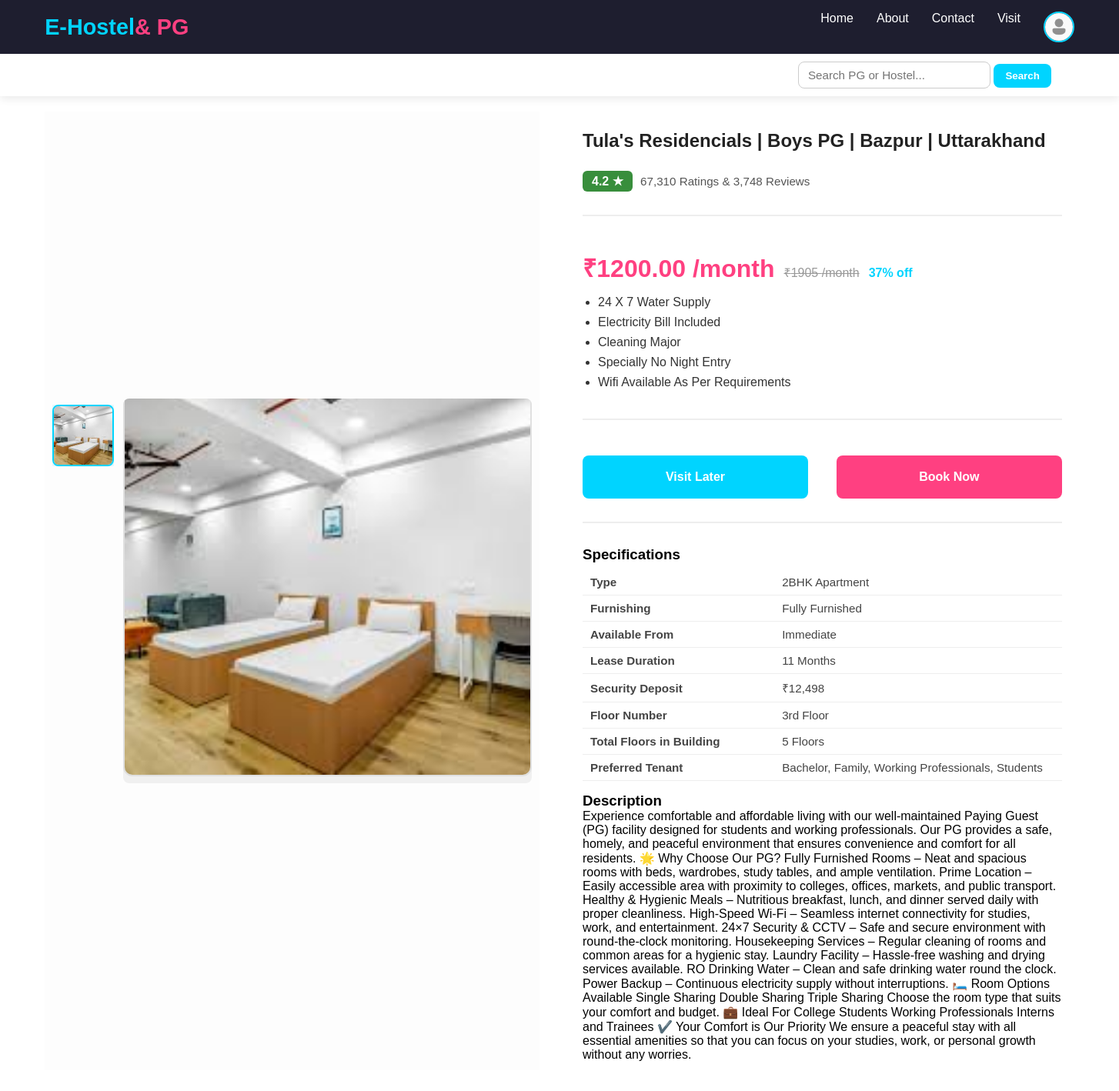
The page /pgs/tulas-residencials-boys-pg/ (signed in) on the database as committed earlier.
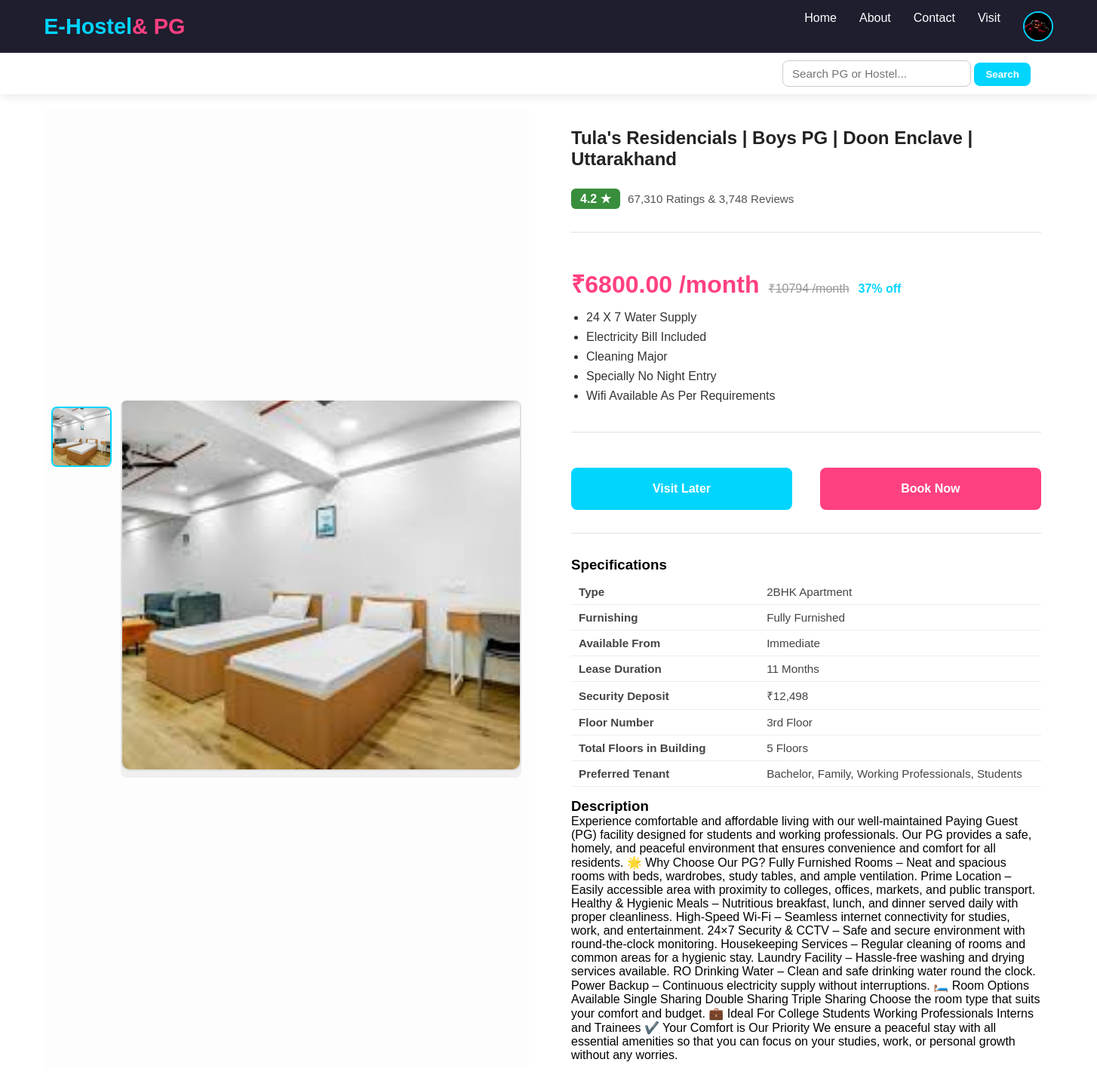
The same page on the database as committed later.
### pgs/models.py (models this page shows, shortened)
class PgListing(models.Model):
    owner = models.ForeignKey(Users, on_delete=models.CASCADE)
    title = models.CharField(max_length=100)
    slug = models.SlugField(max_length=200,unique=True)
    description = models.TextField()
    address = models.CharField(max_length=255)
    city = models.CharField(max_length=100)
    state = models.CharField(max_length=100)
    pin_code = models.CharField(max_length=10)
    price_per_month = models.DecimalField(max_digits=10, decimal_places=2)
    available_from = models.DateField(auto_now_add=False)
    is_available = models.BooleanField(default=True)
    type_of_pg = models.CharField(max_length=20,blank=True,null=True, choices=[
        ('boys','Boys'),
        ('girls','Girls'),
        ('coed','Coed'),
        ('family','Family')
    ])
    amenities = models.TextField(help_text="Comma-separated list of amenities", blank=True, null=True)
    sharing_type = models.CharField(max_length=20, choices=[
        ('single','Single'),
        ('double','Double'),
        ('triple','Triple'),
        ('quad','Quad'),
    ])
    created_at = models.DateTimeField(auto_now_add=True)
    updated_at = models.DateTimeField(auto_now=True)

### users/models.py (models this page shows, shortened)
class MyUser(AbstractBaseUser):
    email = models.EmailField(
        verbose_name="Email Address",
        max_length=255,
        unique=True,
    )
    username = models.CharField(max_length=50,unique=True)
    first_name = models.CharField(max_length=50)
    last_name = models.CharField(max_length=50)
    gender = models.CharField(max_length=30,blank=True,null=True, choices=[
        ('male','Male'),
        ('female','Female'),
    ])
    date_of_birth = models.DateField(blank=True, null=True)
    phone =  models.CharField(max_length=15,unique=True )
    profile_image = models.ImageField(upload_to='profile_images/', blank=True, null=True)
    is_owner = models.BooleanField(default=False)
    aadhar_card = models.CharField(max_length=20, unique=True, blank=True, null=True)
    address = models.TextField(blank=True, null=True)
    city = models.CharField(max_length=100, blank=True, null=True)
    state = models.CharField(max_length=100, blank=True, null=True)
    pin_code = models.CharField(max_length=10, blank=True, null=True)
    date_joined = models.DateTimeField(auto_now_add=True,blank=True)
    last_login = models.DateTimeField(auto_now_add=True)
    is_admin = models.BooleanField(default=False)
    is_staff = models.BooleanField(default=False)
    is_active = models.BooleanField(default=False)
    is_superadmin = models.BooleanField(default=False)
    objects = MyUserManager()
    USERNAME_FIELD = "email"
    REQUIRED_FIELDS = ["username","first_name", "last_name", "date_of_birth"]

### pgs/views.py (the view)
# urls.py: path('<slug:pg_slug>/', views.pg_detail, name='pg_detail'),
@login_required(login_url='user_login')
def pg_detail(request, pg_slug):
    try:
        pg = PgListing.objects.get(slug=pg_slug)
    except PgListing.DoesNotExist:
        raise Http404('PG not found')
    owner = pg.owner
    OFF_PERCENT = 37
    price_raw = getattr(pg, 'price_per_month', 0) or 0
    try:
        price_dec = Decimal(str(price_raw))
        mrp_dec = price_dec / (Decimal(1) - (Decimal(OFF_PERCENT) / Decimal(100)))
        mrp = int(math.ceil(mrp_dec))
    except (InvalidOperation, TypeError, ZeroDivisionError):
        try:
            mrp = int(price_raw)
        except Exception:
            mrp = 0
        price_dec = Decimal(str(mrp))
    show_mrp = mrp > int(price_dec)
    context = {
        'pg': pg,
        'mrp': mrp,
        'off': OFF_PERCENT,
        'show_mrp': show_mrp,
    }
    return render(request, 'pgs/pg-specification.html', context)

### users/context_processors.py (called while the page is built)
def booking_counts(request):
    pending = 0
    confirmed = 0
    user = getattr(request, 'user', None)
    if user and user.is_authenticated:
        pending = Booking.objects.filter(tenant=user, status='pending').count()
        confirmed = Booking.objects.filter(tenant=user, status='confirmed').count()
    return {
        'pending_bookings_count': pending,
        'confirmed_bookings_count': confirmed,
    }

### templates/pgs/pg-specification.html (shortened to what this page needs)
{% extends "base.html" %}
{% load static %}
  {% block newlink %}
  <link rel="stylesheet" href="{% static 'css/pg-specification.css' %}">
  {% endblock %}
{% block content %}
<div class="filter-bar fixed">
  <div class="filter-wrapper">
       <form action="{% url 'search' %}">
         <input type="text" name="keyword" placeholder="Search PG or Hostel..." class="search-bar" />
       <button class="search-btn">Search</button>
       </form>
    </div>
  </div>
<div class="main-container">
  <div class="dashboard-card">
    <div class="card-left">
      <div class="image-container">
        <div class="main-image-wrapper">
          {% if pg.images.all %}
            {% for pgimg in pg.images.all %}
              {% if forloop.first %}
                <img id="mainProductImg" class="main-img"
                     src="{{ pgimg.pg_image.url }}"
                     alt="{{ pg.title }}">
              {% endif %}
            {% endfor %}
          {% else %}
            <img id="mainProductImg" class="main-img"
                 src="{% static 'images/pg-placeholder.png' %}"
                 alt="No image available">
          {% endif %}
        </div>
        <div class="thumb-column">
          {% if pg.images.all %}
            {% for pgimg in pg.images.all %}
              <img src="{{ pgimg.pg_image.url }}"
                   data-large="{{ pgimg.pg_image.url }}"
                   alt="{{ pg.title }}"
                   class="thumbnail {% if forloop.first %}active-thumb{% endif %}">
            {% endfor %}
          {% else %}
            {% comment %} <img src="{% static 'images/pg-placeholder.png' }"
                 data-large="{% static 'images/pg-placeholder.png' }"
                 alt="No image available"
                 class="thumbnail active-thumb"> {% endcomment %}
          {% endif %}
        </div>
      </div>
    </div>
        <div class="card-right">
          <h1>{{ pg.title }} | {{ pg.address }} | {{pg.state}} </h1>
          <div class="rating-row">
            <span class="rating">4.2 ★</span>
            <span class="rating-count">67,310 Ratings & 3,748 Reviews</span>
          </div>
          <hr>
          <div class="price-row">
            <span class="price">₹{{ pg.price_per_month }} /month</span>
            <span class="mrp">₹{{mrp}} /month</span>
          <span class="off">{{off}}% off</span>
        </div>
        <ul class="offers">
          <li>24 X 7 Water Supply</li>
          <li>Electricity Bill Included</li>
          <li>Cleaning Major</li>
          <li>Specially No Night Entry</li>
          <li>Wifi Available As Per Requirements</li>
        </ul>
        <hr>
        <div class="btn-row">
          <form method="POST" action="{% url 'book_pg' pg_slug=pg.slug %}" style="display:inline; width: 48%;">
            <button type="submit" class="btn btn-secondary" style="width:100%;">Visit Later</button>
          </form>
          <form method="POST" action="{% url 'book_pg' pg_slug=pg.slug %}" style="display:inline; width: 48%; margin-left: 4%;">
            <button type="submit" class="btn btn-primary" style="width:100%;">Book Now</button>
          </form>
        </div>
        <hr>
        <div class="specs">
          <h3>Specifications</h3>
          <table>
            <tr><td>Type</td><td>2BHK Apartment</td></tr>
            <tr><td>Furnishing</td><td>Fully Furnished</td></tr>
            <tr><td>Available From</td><td>Immediate</td></tr>
            <tr><td>Lease Duration</td><td>11 Months</td></tr>
            <tr><td>Security Deposit</td><td>₹12,498</td></tr>
            <tr><td>Floor Number</td><td>3rd Floor</td></tr>
            <tr><td>Total Floors in Building</td><td>5 Floors</td></tr>
            <tr><td>Preferred Tenant</td><td>Bachelor, Family, Working Professionals, Students</td></tr>
          </table>
        </div>
        <div class="specs">
          <h3>Description</h3>
          <p>
{{ pg.description }}
          </p>
        </div>
      </div>
    </div>
  </div>
  {% endblock %}

### templates/includes/nav.html (shortened to what this page needs)
{% load static %}
<nav class="navbar">
  <a class="logo" href="{% url 'home' %}">
    <div class="logo">E-Hostel<span>& PG</span></div>
  </a>
  <ul class="nav-links">
    {% if user.is_authenticated %}
      <li><a href="{% url 'home'%}">Home</a></li>
      <li><a href="{% url 'about' %}">About</a></li>
      <li><a href="{% url 'contact' %}">Contact</a></li>
      <li><a href="#">Visit</a></li>
      <li class="user-profile">
        <div class="profile-container" id="profileToggle">
          {% if user.profile_image %}
            <img src="{{ user.profile_image.url }}" alt="Profile" class="profile-img">
          {% else %}
            <img src="{% static 'images/user.png' %}" alt="Profile" class="profile-img">
          {% endif %}
        </div>
      </li>
    {% else %}
      <li><a href="{% url 'about' %}">About</a></li>
      <li><a href="{%url 'user_login'%}">Login</a></li>
      <li><a href="{%url 'signup'%}">Signup</a></li>
    {% endif %}
  </ul>
</nav>

Rows that differ between the two databases and show on the page:
now on this page (row edited): MyUser: profile_image (picture)
changed PgListing "Tula's Residencials | Boys PG": address "Bazpur" → "Doon Enclave"; price_per_month "1200.00" → "6800.00"
Other text that changed with them:
{{ mrp }}: "1905" → "10794"
